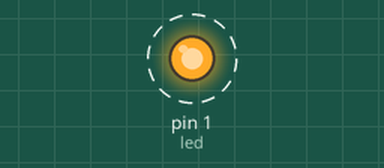
This sketch was run on a simulated Arduino Uno, built with avr-gcc and run on an emulated ATmega328P. Parts: output pins drawn as LEDs (lit = HIGH). Dashed ring = blinking.

Above: at 0.5 s.
Timing chart, 0 to 4.6 s (numbered marks = the images above):
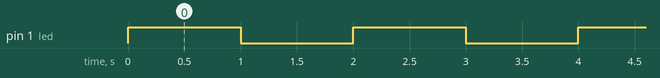

The sketch:

makePin1Plusate.ino
```cpp
/*
  Simple blink program.
  Turns on an LED on for one second, then off for one second, repeatedly.

  Open Sourcery. Anyone and everyone can get a piece.
*/

int led = 1; // establishing the pin
int milliseconds = 1000; // length of the pulse

// initiates after reset is pressed
void setup() {
  // initialize the digital pin as an output.
  pinMode(led, OUTPUT);

}

// toggles the light on and off for milliseconds long
void loop() {
    digitalWrite(led, HIGH);
    delay(milliseconds);
    digitalWrite(led, LOW);
    delay(milliseconds);
}
```

Measured:
- by itself, pin 1 (led): alternates HIGH for 1.0 s and LOW for 1.0 s
